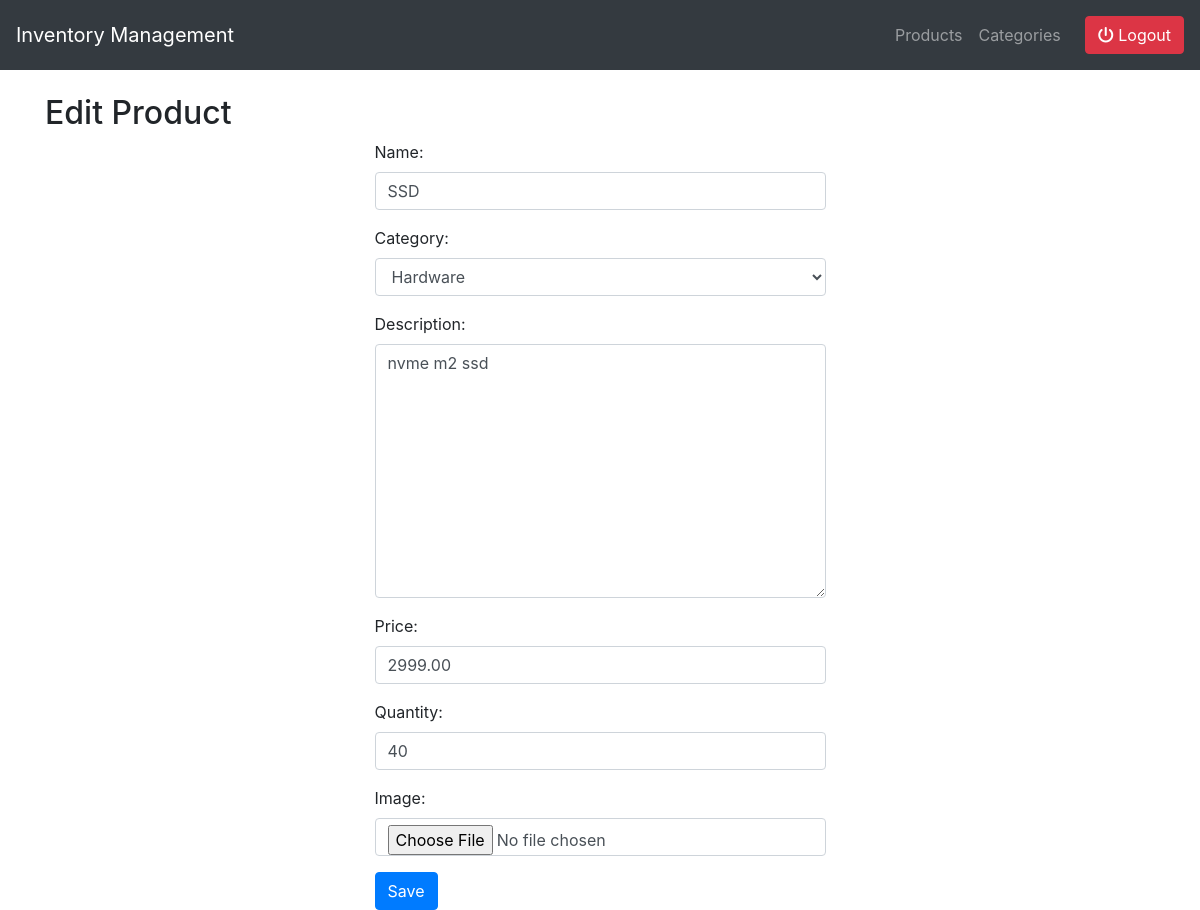
The page /product/3/edit/ (signed in) on the database its author committed.
### inventory/models.py (models this page shows, shortened)
class Product(models.Model):
    ORDER_STATUS_CHOICES = [
        ('Pending', 'Pending'),
        ('Processing', 'Processing'),
        ('Completed', 'Completed'),
        ('Cancelled', 'Cancelled'),
    ]
    name = models.CharField(max_length=100)
    category = models.ForeignKey(Category, on_delete=models.CASCADE)
    description = models.TextField(blank=True, null=True)
    price = models.DecimalField(max_digits=10, decimal_places=2)
    quantity = models.IntegerField()
    image = models.ImageField(upload_to='product_images/', blank=True, null=True)
    created_by = models.ForeignKey(User, on_delete=models.CASCADE)
    order_status = models.CharField(max_length=20, choices=ORDER_STATUS_CHOICES, default='Pending')

class Category(models.Model):
    name = models.CharField(max_length=100)
    def __str__(self):
        return self.name

### inventory/views.py (the view)
# urls.py: path('product/<int:pk>/edit/', views.product_update, name='product_update'),
@login_required
def product_update(request, pk):
    product = get_object_or_404(Product, pk=pk)
    if request.method == 'POST':
        form = ProductForm(request.POST, request.FILES, instance=product)
        if form.is_valid():
            form.save()
            return redirect('product_list')
    else:
        form = ProductForm(instance=product)
    return render(request, 'inventory/product_form.html', {'form': form})

### inventory/forms.py
class ProductForm(forms.ModelForm):
    class Meta:
        model = Product
        fields = ['name', 'category', 'description', 'price', 'quantity', 'image']

### inventory/templates/inventory/product_form.html (shortened to what this page needs)
{% extends 'inventory/base.html' %}
{% block content %}
<h2>{% if form.instance.pk %}Edit Product{% else %}Add Product{% endif %}</h2>
<div class='container w-60 d-flex justify-content-center'>
    <form method="post" enctype="multipart/form-data">
        {{ form.as_p }}
        <button type="submit" class="btn btn-primary">Save</button>
    </form>
</div>
{% endblock %}

### rows shown on the page
Product: name "SSD", category "Hardware", description "nvme m2 ssd", price "2999.00", quantity "40"
